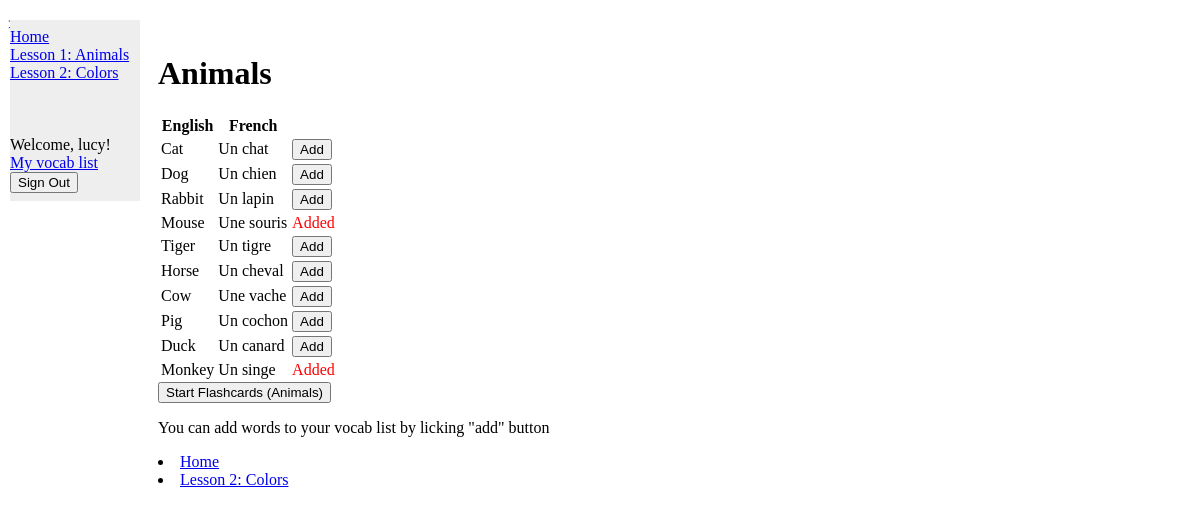
/animals/ (signed in), run on the app's committed database.
### vocab/models.py (models this page shows, shortened)
class Animals(models.Model):
    english_word = models.CharField(max_length=100)
    french_translation = models.CharField(max_length=100)

### vocab/views.py (the view)
# urls.py: path('animals/', views.animals, name='animals'),
def animals(request):
    vocabulary_items = Animals.objects.all()
    user_vocabulary_words = get_user_vocabulary_words(request.user)
    return render(request, 'vocab/animals.html', {'vocabulary_items': vocabulary_items, 'user_vocabulary_words': user_vocabulary_words})

### vocab/views.py (called while the page is built)
def get_user_vocabulary_words(user):
    if user.is_authenticated:
        user_vocabulary, created = UserVocabulary.objects.get_or_create(user=user)
        return list(user_vocabulary.colors.all()) + list(user_vocabulary.animals.all())
    else:
        return []

### vocab/templates/vocab/animals.html (shortened to what this page needs)
{% extends "base.html" %}
{% block content %}
        <h1>Animals</h1>
            <table>
                <tr>
                    <th>English</th>
                    <th>French</th>
                    <th> </th>
                </tr>
                {% for item in vocabulary_items %}
                    <tr>
                        <td>{{ item.english_word }}</td>
                        <td>{{ item.french_translation }}</td>
                        <td>
                            {% if item in user_vocabulary_words %}
                                <span style="color: red;">Added</span>
                            {% else %}
                                {% if user.is_authenticated %}
                                    <form method="post" action="{% url 'add_to_vocab' model_name='animals' word_id=item.id %}">
                                        <button type="submit">Add</button>
                                    </form>
                                {% endif %}
                            {% endif %}
                        </td>
                    </tr>
                {% endfor %}
            </table>
            <form method="post" action="{% url 'flashcard' model_name='animals' %}">
                <button type="submit">Start Flashcards (Animals)</button>
            </form>
            <p>You can add words to your vocab list by licking "add" button</p>
            <li><a href="{% url 'index' %}">Home</a></li>
            <li><a href="{% url 'colors' %}">Lesson 2: Colors</a></li>
 {% endblock %}

### vocab/templates/base.html (shortened to what this page needs)
<!DOCTYPE html>
<html>
    <head>
    </head>
    <body>
    {% block sidebar %}
        <ul>
            <div class="sidenav">
                <li><a href="{% url 'index' %}">Home</a></li>
                <li><a href="{% url 'animals' %}">Lesson 1: Animals</a></li>
                <li><a href="{% url 'colors' %}">Lesson 2: Colors</a></li>
                <br/><br/><br/>
                    {% if user.is_authenticated %}
                        Welcome, {{ user.username }}!
                        <li><a href="{% url 'my_vocab_list' %}">My vocab list</a></li>
                        <form action="{% url 'logout' %}" method="post">
                            <input type="submit" value="Sign Out">
                        </form>
                    {% endif %}
                </div>
              </ul>>
              {% endblock %}
            <div class="main">
                {% block content %}{% endblock %}
            </div>
    </body>
</html>

### vocab/templates/base.html (style rules this page uses)
.sidenav { width: 130px; position: fixed; z-index: 1; top: 20px; left: 10px; background: #eee; overflow-x: hidden; padding: 8px 0; }
.main { margin-left: 140px; padding: 0px 10px; }

### data on the page
Animals: english_word "Cat", french_translation "Un chat", shows "Add"
Animals: english_word "Dog", french_translation "Un chien", shows "Add"
Animals: english_word "Rabbit", french_translation "Un lapin", shows "Add"
Animals: english_word "Mouse", french_translation "Une souris", shows "Added"
Animals: english_word "Tiger", french_translation "Un tigre", shows "Add"
Animals: english_word "Horse", french_translation "Un cheval", shows "Add"
Animals: english_word "Cow", french_translation "Une vache", shows "Add"
Animals: english_word "Pig", french_translation "Un cochon", shows "Add"
Animals: english_word "Duck", french_translation "Un canard", shows "Add"
Animals: english_word "Monkey", french_translation "Un singe", shows "Added"

### other printed values
{{ user.username }} "lucy"
